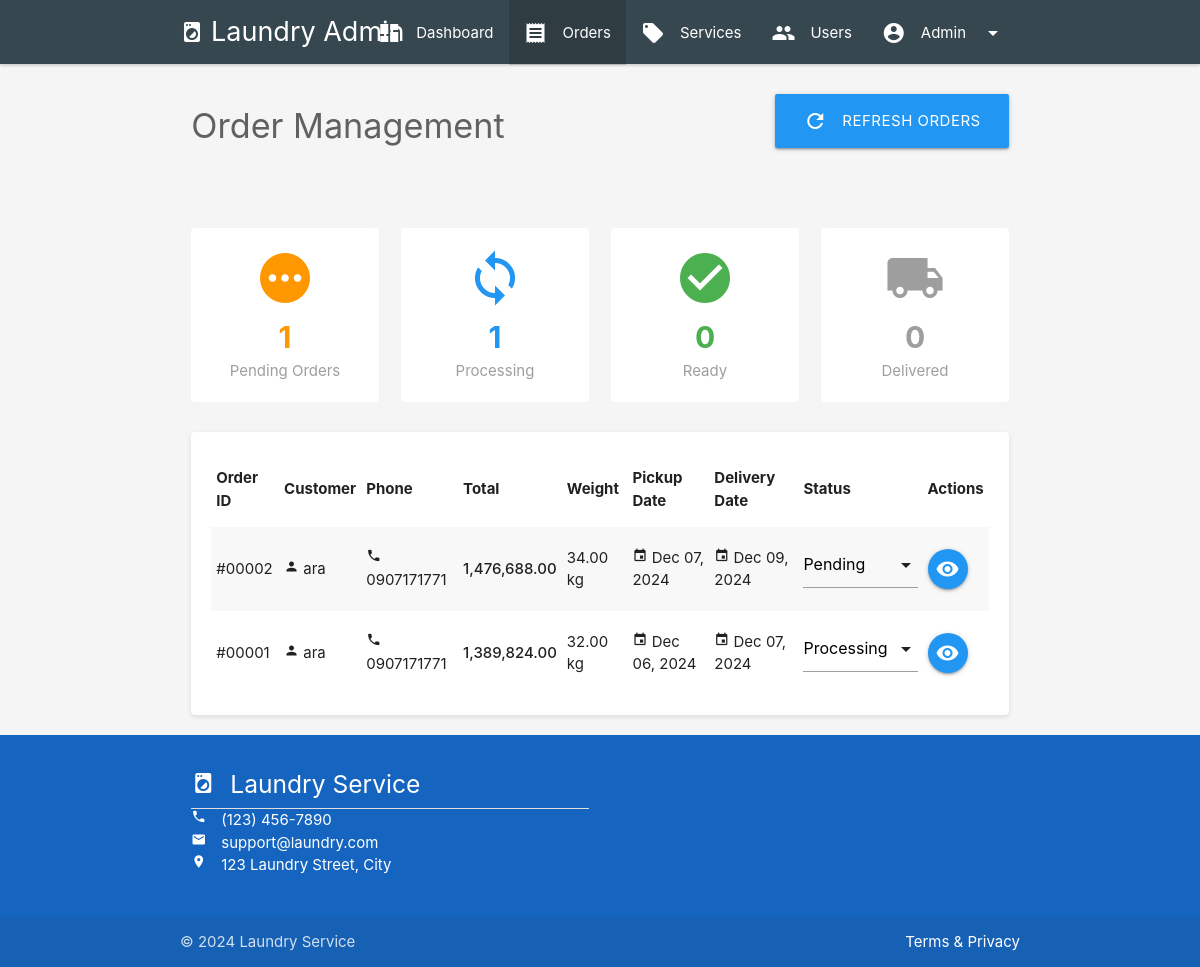
The app's page /admin/orders.php (signed in) with its own data.
### tables this page shows
CREATE TABLE `orders` (
  `order_id` int(11) NOT NULL,
  `user_id` int(11) DEFAULT NULL,
  `total_weight` decimal(10,2) DEFAULT NULL,
  `total_price` decimal(10,2) DEFAULT NULL,
  `order_date` timestamp NOT NULL DEFAULT current_timestamp(),
  `pickup_date` date DEFAULT NULL,
  `delivery_date` date DEFAULT NULL,
  `status` enum('pending','processing','ready','delivered','cancelled') DEFAULT 'pending',
  `special_instructions` text DEFAULT NULL
);

CREATE TABLE `users` (
  `user_id` int(11) NOT NULL,
  `username` varchar(50) NOT NULL,
  `email` varchar(100) NOT NULL,
  `password` varchar(255) NOT NULL,
  `full_name` varchar(100) DEFAULT NULL,
  `phone` varchar(20) DEFAULT NULL,
  `address` text DEFAULT NULL,
  `role` enum('customer','admin') DEFAULT 'customer',
  `created_at` timestamp NOT NULL DEFAULT current_timestamp(),
  `last_login` timestamp NULL DEFAULT NULL,
  `status` enum('active','blocked') DEFAULT 'active'
);

### admin/orders.php (the view, shortened to what this page needs)
<?php
require_once '../includes/db_connect.php';
$orders = $pdo->query("SELECT o.*, u.username, u.phone
    FROM orders o
    JOIN users u ON o.user_id = u.user_id
    ORDER BY o.order_date DESC")->fetchAll();
?>
<!DOCTYPE html>
<html>
<head>
    <link rel="stylesheet" href="https://cdnjs.cloudflare.com/ajax/libs/materialize/1.0.0/css/materialize.min.css">
</head>
<body class="grey lighten-4">
    <?php include 'includes/admin_nav.php'; ?>
    <div class="page-header">
        <div class="container">
            <div class="row valign-wrapper">
                <div class="col s6">
                    <h4 class="grey-text text-darken-2">Order Management</h4>
                </div>
                <div class="col s6 right-align">
                    <a class="waves-effect waves-light btn-large blue"><i class="material-icons left">refresh</i>Refresh Orders</a>
                </div>
            </div>
        </div>
    </div>
    <div class="container">
        <div class="row">
            <div class="col s12 m3">
                <div class="card-stats white">
                    <div class="center-align">
                        <i class="material-icons medium orange-text">pending</i>
                        <div class="stats-number orange-text">
                            <?php echo count(array_filter($orders, function($o) { return $o['status'] == 'pending'; })); ?>
                        </div>
                        <div class="grey-text">Pending Orders</div>
                    </div>
                </div>
            </div>
            <div class="col s12 m3">
                <div class="card-stats white">
                    <div class="center-align">
                        <i class="material-icons medium blue-text">loop</i>
                        <div class="stats-number blue-text">
                            <?php echo count(array_filter($orders, function($o) { return $o['status'] == 'processing'; })); ?>
                        </div>
                        <div class="grey-text">Processing</div>
                    </div>
                </div>
            </div>
            <div class="col s12 m3">
                <div class="card-stats white">
                    <div class="center-align">
                        <i class="material-icons medium green-text">check_circle</i>
                        <div class="stats-number green-text">
                            <?php echo count(array_filter($orders, function($o) { return $o['status'] == 'ready'; })); ?>
                        </div>
                        <div class="grey-text">Ready</div>
                    </div>
                </div>
            </div>
            <div class="col s12 m3">
                <div class="card-stats white">
                    <div class="center-align">
                        <i class="material-icons medium grey-text">local_shipping</i>
                        <div class="stats-number grey-text">
                            <?php echo count(array_filter($orders, function($o) { return $o['status'] == 'delivered'; })); ?>
                        </div>
                        <div class="grey-text">Delivered</div>
                    </div>
                </div>
            </div>
        </div>
        <div class="row">
            <div class="col s12">
                <div class="table-container">
                    <table class="striped responsive-table">
                        <thead>
                            <tr>
                                <th>Order ID</th>
                                <th>Customer</th>
                                <th>Phone</th>
                                <th>Total</th>
                                <th>Weight</th>
                                <th>Pickup Date</th>
                                <th>Delivery Date</th>
                                <th>Status</th>
                                <th>Actions</th>
                            </tr>
                        </thead>
                        <tbody>
                            <?php foreach($orders as $order): ?>
                            <tr>
                                <td>#<?php echo str_pad($order['order_id'], 5, '0', STR_PAD_LEFT); ?></td>
                                <td><i class="material-icons tiny">person</i> <?php echo $order['username']; ?></td>
                                <td><i class="material-icons tiny">phone</i> <?php echo $order['phone']; ?></td>
                                <td><strong><?php echo number_format($order['total_price'], 2); ?></strong></td>
                                <td><?php echo $order['total_weight']; ?> kg</td>
                                <td><i class="material-icons tiny">event</i> <?php echo date('M d, Y', strtotime($order['pickup_date'])); ?></td>
                                <td><i class="material-icons tiny">event</i> <?php echo date('M d, Y', strtotime($order['delivery_date'])); ?></td>
                                <td>
                                    <div class="input-field" style="margin: 0;">
                                    </div>
                                </td>
                                <td>
                                    <button class="btn-floating waves-effect waves-light blue view-order" data-order-id="<?php echo $order['order_id']; ?>">
                                        <i class="material-icons">visibility</i>
                                    </button>
                                </td>
                            </tr>
                            <?php endforeach; ?>
                        </tbody>
                    </table>
                </div>
            </div>
        </div>
    </div>
<?php include 'includes/footer.php'; ?>
</body>
</html>

### admin/includes/admin_nav.php (shortened to what this page needs)
<div class="navbar-fixed">
    <nav class="blue-grey darken-3">
        <div class="nav-wrapper container">
            <a href="dashboard.php" class="brand-logo">
                <i class="material-icons left">local_laundry_service</i>
                Laundry Admin
            </a>
            <ul class="right hide-on-med-and-down">
                <li>
                    <a href="dashboard.php" class="waves-effect">
                        <i class="material-icons left">dashboard</i>
                        Dashboard
                    </a>
                </li>
                <li>
                    <a href="orders.php" class="waves-effect">
                        <i class="material-icons left">receipt</i>
                        Orders
                    </a>
                </li>
                <li>
                    <a href="services.php" class="waves-effect">
                        <i class="material-icons left">local_offer</i>
                        Services
                    </a>
                </li>
                <li>
                    <a href="users.php" class="waves-effect">
                        <i class="material-icons left">people</i>
                        Users
                    </a>
                </li>
                <li>
                    <a class="dropdown-trigger waves-effect" href="#!" data-target="admin-dropdown">
                        <i class="material-icons left">account_circle</i>
                        Admin
                        <i class="material-icons right">arrow_drop_down</i>
                    </a>
                </li>
            </ul>
        </div>
    </nav>
</div>

### admin/includes/footer.php (shortened to what this page needs)
<footer class="page-footer blue darken-3">
    <div class="container">
        <div class="row">
            <div class="col l6 s12">
                <h5>
                    <i class="material-icons left">local_laundry_service</i>
                    Laundry Service
                </h5>
                <div class="divider"></div>
                <div class="row">
                    <div class="col s12">
                        <a href="tel:+1234567890" class="white-text">
                            <i class="material-icons left tiny">phone</i> (123) 456-7890
                        </a>
                    </div>
                    <div class="col s12">
                        <a href="mailto:support@laundry.com" class="white-text">
                            <i class="material-icons left tiny">email</i> support@laundry.com
                        </a>
                    </div>
                    <div class="col s12 white-text">
                        <i class="material-icons left tiny">location_on</i>
                        123 Laundry Street, City
                    </div>
                </div>
            </div>
        </div>
    </div>
    <div class="footer-copyright">
        <div class="container">
            © <?php echo date('Y'); ?> Laundry Service
            <a class="white-text right" href="#!">Terms & Privacy</a>
        </div>
    </div>
</footer>

### admin/orders.php (style rules this page uses)
.page-header { padding: 20px 0; background: #f5f5f5; margin-bottom: 20px; }
.card-stats { padding: 20px; margin: 10px 0; border-radius: 4px; }
.stats-number { font-size: 2rem; font-weight: bold; }
.table-container { padding: 20px; border-radius: 4px; box-shadow: 0 2px 5px rgba(0,0,0,0.1); background: white; }

### admin/includes/admin_nav.php (style rules this page uses)
.navbar-fixed { z-index: 999; }
nav .brand-logo { font-size: 1.8rem; }
.active { background-color: rgba(0,0,0,0.05); }
.navbar-fixed nav { box-shadow: 0 2px 2px 0 rgba(0,0,0,0.14); }
.brand-logo i { margin-right: 7px !important; }

### records on screen
orders: order_id "00002", user.username "ara", user.phone "0907171771", total_price "1,476,688.00", total_weight "34.00", pickup_date "Dec 07, 2024", delivery_date "Dec 09, 2024"
orders: order_id "00001", user.username "ara", user.phone "0907171771", total_price "1,389,824.00", total_weight "32.00", pickup_date "Dec 06, 2024", delivery_date "Dec 07, 2024"
